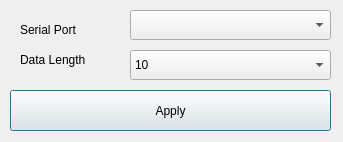
<?xml version="1.0" encoding="UTF-8"?>
<ui version="4.0">
 <class>rfidsettingdialog</class>
 <widget class="QDialog" name="rfidsettingdialog">
  <property name="geometry">
   <rect>
    <x>0</x>
    <y>0</y>
    <width>343</width>
    <height>142</height>
   </rect>
  </property>
  <property name="minimumSize">
   <size>
    <width>343</width>
    <height>142</height>
   </size>
  </property>
  <property name="maximumSize">
   <size>
    <width>343</width>
    <height>142</height>
   </size>
  </property>
  <property name="windowTitle">
   <string>Dialog</string>
  </property>
  <property name="layoutDirection">
   <enum>Qt::LeftToRight</enum>
  </property>
  <widget class="QComboBox" name="cbPorts">
   <property name="geometry">
    <rect>
     <x>130</x>
     <y>10</y>
     <width>201</width>
     <height>30</height>
    </rect>
   </property>
   <property name="layoutDirection">
    <enum>Qt::LeftToRight</enum>
   </property>
  </widget>
  <widget class="QLabel" name="label">
   <property name="geometry">
    <rect>
     <x>20</x>
     <y>20</y>
     <width>81</width>
     <height>20</height>
    </rect>
   </property>
   <property name="text">
    <string>Serial Port</string>
   </property>
  </widget>
  <widget class="QComboBox" name="cbDataLength">
   <property name="geometry">
    <rect>
     <x>130</x>
     <y>50</y>
     <width>201</width>
     <height>30</height>
    </rect>
   </property>
   <property name="toolTipDuration">
    <number>-2</number>
   </property>
   <property name="layoutDirection">
    <enum>Qt::LeftToRight</enum>
   </property>
   <property name="currentIndex">
    <number>4</number>
   </property>
   <item>
    <property name="text">
     <string>6</string>
    </property>
   </item>
   <item>
    <property name="text">
     <string>7</string>
    </property>
   </item>
   <item>
    <property name="text">
     <string>8</string>
    </property>
   </item>
   <item>
    <property name="text">
     <string>9</string>
    </property>
   </item>
   <item>
    <property name="text">
     <string>10</string>
    </property>
   </item>
   <item>
    <property name="text">
     <string>11</string>
    </property>
   </item>
   <item>
    <property name="text">
     <string>12</string>
    </property>
   </item>
  </widget>
  <widget class="QLabel" name="label_2">
   <property name="geometry">
    <rect>
     <x>20</x>
     <y>50</y>
     <width>101</width>
     <height>20</height>
    </rect>
   </property>
   <property name="text">
    <string>Data Length</string>
   </property>
  </widget>
  <widget class="QPushButton" name="pushButton">
   <property name="geometry">
    <rect>
     <x>10</x>
     <y>90</y>
     <width>321</width>
     <height>41</height>
    </rect>
   </property>
   <property name="text">
    <string>Apply</string>
   </property>
  </widget>
 </widget>
 <resources/>
 <connections/>
</ui>
